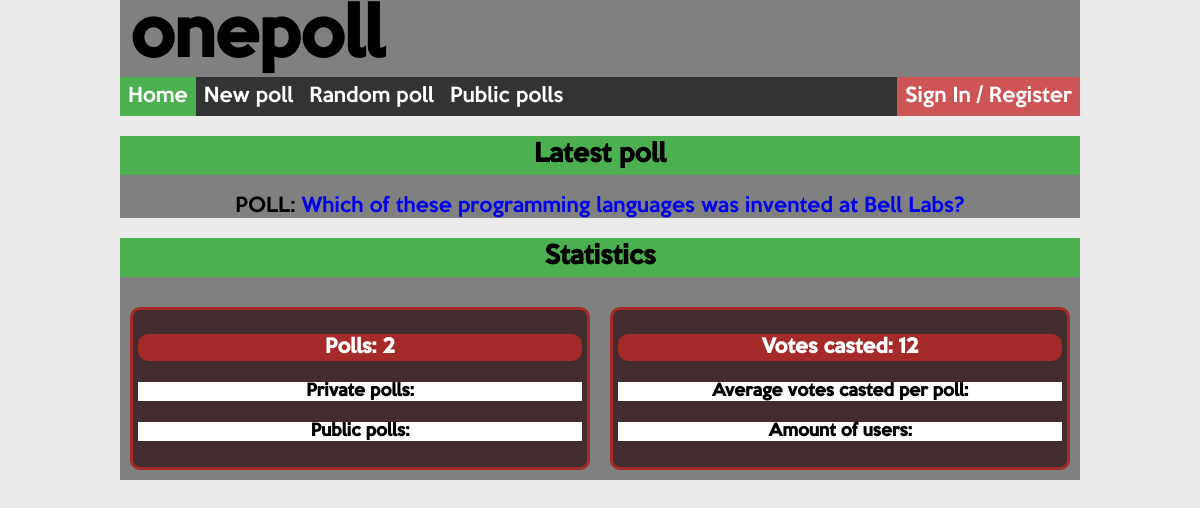
The app's page /, older data.
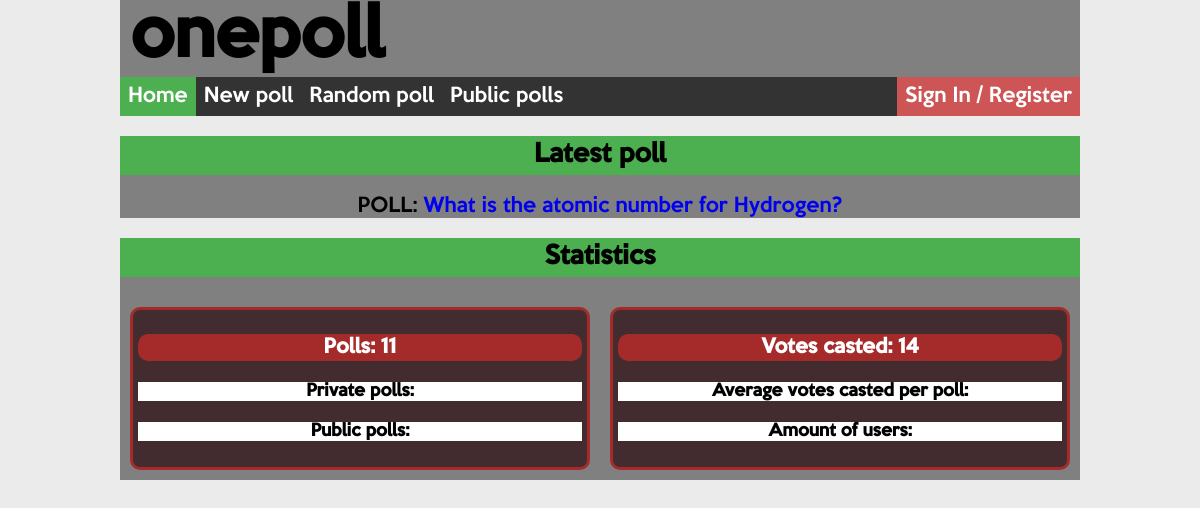
The same page, newer data.
### polls/models.py (models this page shows, shortened)
class Question(models.Model):
    question_text = models.CharField(max_length=200)
    pub_date = models.DateTimeField('date published')
    public_poll = models.IntegerField(default=1)
    views = models.IntegerField(default=0)
    def get_total_votes(self):
        votes = 0
        for choice in self.choice_set.all():
            votes += choice.votes
        return votes

### polls/views.py (the view)
# urls.py: url(r'^$', views.index, name='index'),
def index(request):
    template_name = 'polls/index.html'
    question = Question.objects.all().filter(public_poll=1)
    question = list(question.order_by('-pub_date'))[0]
    return render(request, template_name, {
        'question': question,
        'stats_polls': Question.objects.count(),
        'votes_casted': polls.utils.get_total_votes()})

### polls/utils.py (called while the page is built)
def get_total_votes():
    total_votes = 0
    for question in Question.objects.all():
        total_votes += question.get_total_votes()
    return total_votes

### polls/templates/polls/index.html (shortened to what this page needs)
{% load staticfiles %}
<head>
    <link rel="stylesheet" type="text/css" href="{% static 'polls/css/index.css' %}"/>
    <link rel="stylesheet" type="text/css" href="{% static 'polls/css/navigation.css' %}"/>
    <div id="navigation">
        <h1>onepoll</h1>
        <ul>
            <li><a href="{% url 'index' %}" class='active'>Home</a></li>
            <li><a href="{% url 'new' %}">New poll</a></li>
            <li><a href="{% url 'random' %}">Random poll</a></li>
            <li><a href="{% url 'public' %}">Public polls</a></li>
            <li style="float: right; background-color: #CD5555">
                <a onclick="accountSlide()" href="javascript:void(0);">Sign In / Register</a>
            </li>
        </ul>
    </div>
</head>
<body>
    <div class='centre-block' id="latest-poll">
        <h2>Latest poll</h2>
        {% if question %}
        <a href="{% url 'detail' question.id %}">{{ question.question_text }}</a>
        {% else %}
        <p>No polls are available.</p>
        {% endif %}
    </div>
    <div class='centre-block'>
        <h2>Statistics</h2>
        <div id="statistics">
            <div>
                <h3>Polls: {{ stats_polls }}</h3>
                <h4>Private polls: </h4>
                <h4>Public polls: </h4>
            </div>
            <div>
                <h3>Votes casted: {{ votes_casted }}</h3>
                <h4>Average votes casted per poll: </h4>
                <h4>Amount of users: </h4>
            </div>
        </div>
    </div>
</body>

Row changes from the older to the newer data that the page shows:
no longer on this page (row edited): Question: question_text "Which of these programming languages was invented at Bell Labs?"
added Question: question_text "What is the atomic number for Hydrogen?"
Text that changed along with them:
{{ stats_polls }}: "2" → "11"
{{ votes_casted }}: "12" → "14"
